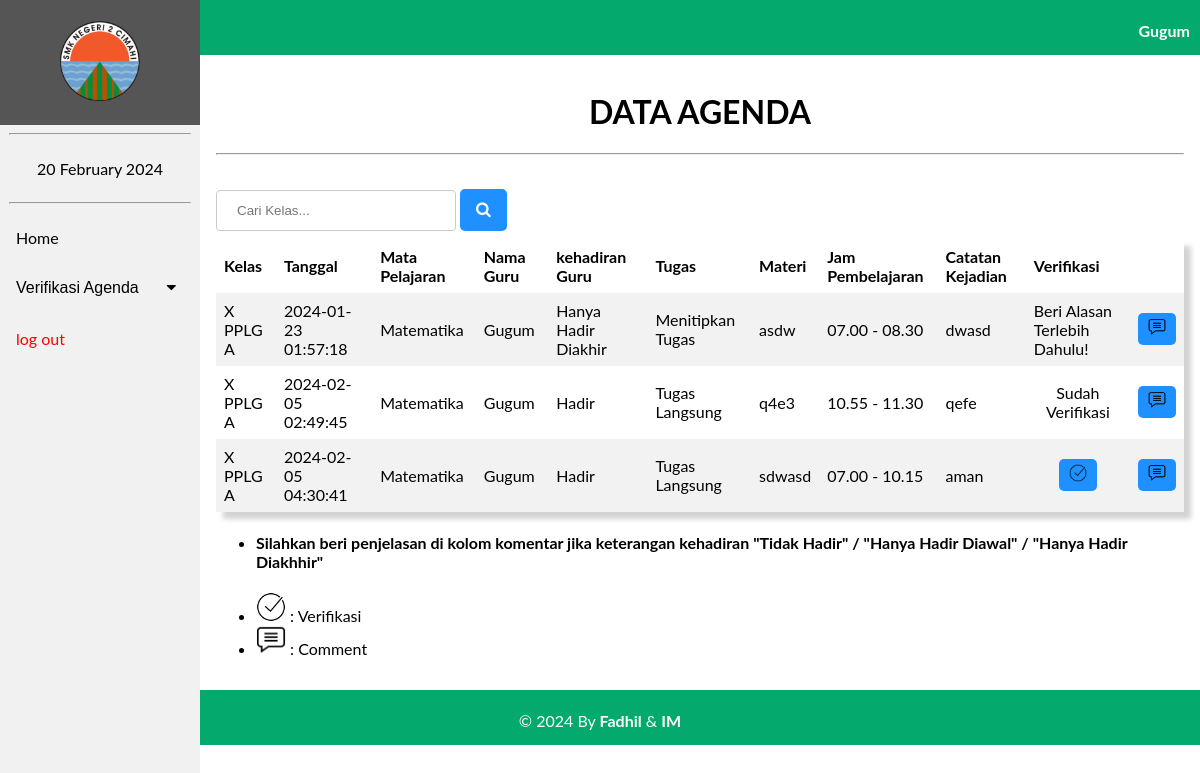
Screenshot of /agenda/verifikasi_semua.php?id=198111032008011005 (signed in) with the database file from the repository.
### tables this page shows
CREATE TABLE `tb_guru` (
  `nip` varchar(18) NOT NULL,
  `id_mapel` varchar(6) NOT NULL,
  `nama_guru` varchar(100) NOT NULL
);

CREATE TABLE `tb_agenda` (
  `id_agenda` int(11) NOT NULL,
  `tgl` timestamp NOT NULL DEFAULT current_timestamp() ON UPDATE current_timestamp(),
  `jam_masuk` varchar(50) NOT NULL,
  `jam_selesai` varchar(50) NOT NULL,
  `nip` varchar(18) NOT NULL,
  `id_kelas` varchar(6) NOT NULL,
  `id_mapel` varchar(6) NOT NULL,
  `tugas` enum('Tugas Langsung','Menitipkan Tugas','Tidak Ada Tugas') NOT NULL,
  `materi` varchar(200) NOT NULL,
  `evaluasi` varchar(200) NOT NULL,
  `kehadiran` enum('Hadir','Tidak Hadir','Hanya Hadir Diakhir','Hanya Hadir Diawal') NOT NULL,
  `verifikasi` varchar(50) NOT NULL,
  `comment` text NOT NULL
);

CREATE TABLE `tb_kelas` (
  `id_kelas` varchar(6) NOT NULL,
  `nama_kelas` varchar(50) NOT NULL
);

CREATE TABLE `tb_mapel` (
  `id_mapel` varchar(6) NOT NULL,
  `nama_mapel` varchar(70) NOT NULL
);

### agenda/verifikasi_semua.php (the view, shortened to what this page needs)
<?php
    include 'koneksi.php';
    $nip = $_GET['id'];
    $sql = "SELECT tb_agenda.id_agenda, tb_mapel.nama_mapel, tb_agenda.materi, tb_agenda.tugas, tb_guru.nama_guru, tb_agenda.kehadiran, tb_kelas.nama_kelas,
    tb_agenda.tgl, tb_agenda.evaluasi, tb_agenda.verifikasi, tb_agenda.jam_masuk, tb_agenda.jam_selesai, tb_agenda.comment FROM tb_agenda INNER JOIN tb_mapel ON tb_agenda.id_mapel = tb_mapel.id_mapel
    INNER JOIN tb_guru ON tb_agenda.nip = tb_guru.nip INNER JOIN tb_kelas ON tb_agenda.id_kelas = tb_kelas.id_kelas WHERE tb_agenda.nip = '$nip'";
    $level = mysqli_query($Conn, $sql);
    $sql1 = "SELECT * FROM tb_guru WHERE nip='$nip'";
    $k = mysqli_query($Conn,$sql1);
?>
<!DOCTYPE html>
<html>
<head>
    <link rel="stylesheet" href="navbar.css">
    <link rel="stylesheet" href="https://cdnjs.cloudflare.com/ajax/libs/font-awesome/4.7.0/css/font-awesome.min.css">
<body>
    <header>
        <div class="sidebar">
            <a href="beranda.php?id=<?= $nip ?>"><center><img src="image/2cmi.PNG" style="width: 80px; padding: 5px;"></center></a>
            <hr  style="width: 90%;">
            <center><a href="#"><?= date("d F Y"); ?></a></center>
            <hr  style="width: 90%;">
            <a href="beranda2.php?id=<?= $nip ?>">Home</a>
            <button class="dropdown-btn">Verifikasi Agenda
            <i class="fa fa-caret-down"></i>
            </button>
            <a style="color: red;"href="logout.php"> log out</button></a>
        </div>
    </header>
    <div class="head">
        <?php
              foreach($k as $nama){ ?>
              <p style="margin-right: 10px;"><b><?= $nama['nama_guru'] ?></b></p>
            <?php
              }
          ?>
    </div>
    <div class="content">
    <center>
<h1>DATA AGENDA</h1><hr> </center>
<br>
<form action="search_verifikasi.php" method="POST">
    <input type="text" name="search" placeholder="Cari Kelas...">
    <button class="btn1" name="submit"><i class="fa fa-search"></i></button>
</form>
<center>
<table style="box-shadow: 7px 7px 5px lightgrey;">
        <tr>
            <th>Kelas</th>
            <th>Tanggal </th>
            <th>Mata Pelajaran</th>
            <th>Nama Guru</th>
            <th>kehadiran Guru</th>
            <th>Tugas </th>
            <th>Materi</th>
            <th>Jam Pembelajaran </th>
            <th>Catatan Kejadian </th>
            <th colspan="2">Verifikasi</th>
        </tr>
    <?php foreach ($level as $row) : ?>
            <tr>
                <td><?= $row["nama_kelas"];?></td>
                <td><?= $row["tgl"];?></td>
                <td><?= $row["nama_mapel"];?></td>
                <td><?= $row["nama_guru"];?></td>
                <td><?= $row["kehadiran"];?></td>
                <td><?= $row["tugas"];?></td>
                <td><?= $row["materi"];?></td>
                <td><?= $row["jam_masuk"]." - ".$row['jam_selesai'];?></td>
                <td><?= $row["evaluasi"];?></td>
                <?php
                    $status = $row['verifikasi'];
                    if($status == "Sudah Verifikasi"){ ?>
                        <td><center><?= $status;?></center></td>
                        <td><a href="comment.php?id=<?= $row["id_agenda"]; ?>&nip=<?= $nip;?>" style="text-decoration: none;""><button class="btn"><img src="image/comment.PNG" width="18px"></button></a></td>
                <?php
                    }else{
                        if($row['kehadiran'] != "Hadir" && $row['comment'] == ""){
                ?>
                    <td>Beri Alasan Terlebih Dahulu!</td>
                    <td><center><a href="comment.php?id=<?= $row["id_agenda"]; ?>&nip=<?= $nip;?>" style="text-decoration: none;""><button class="btn"><img src="image/comment.PNG" width="18px"></button></a></center></td>
                <?php
                        }else{ ?>
                     <td><center><a href="proses_verifikasi.php?id=<?= $row["id_agenda"]; ?>&nip=<?= $nip;?>" style="text-decoration: none;"><button class="btn"><img src="image/ceklis.PNG" width="18px"></button></a></center></td>
                        <td><center><a href="comment.php?id=<?= $row["id_agenda"]; ?>&nip=<?= $nip;?>" style="text-decoration: none;""><button class="btn"><img src="image/comment.PNG" width="18px"></button></button></a></center></td>
                <?php
                        }
                    }
                ?>
            </tr>
            <?php endforeach ;
            ?>
</table>
    </center>
<ul>
    <li>
        <h4>Silahkan beri penjelasan di kolom komentar jika keterangan kehadiran "Tidak Hadir" / "Hanya Hadir Diawal" / "Hanya Hadir Diakhhir"</h4>
    </li>
    <li>
        <img src="image/ceklis.PNG" width="30px"> :
        Verifikasi
    </li>
    <li>
        <img src="image/comment.PNG" width="30px"> :
        Comment
    </li>
</ul>
</div>
<div class="footer">
        <p>&copy; 2024 By <b>Fadhil</b> & <b>IM</b></p>
    </div>

### agenda/navbar.css (style rules this page uses)
body { margin: 0; font-family: "Lato", sans-serif; }
.sidebar { margin: 0; padding: 0; width: 200px; background-color: #f1f1f1; position: fixed; height: 100%; overflow-x: hidden; z-index: 1; }
.sidebar a, .dropdown-btn { display: block; color: black; padding: 16px; text-decoration: none; }
div.content { margin-left: 200px; padding: 16px; min-height: 515px; }
.head { width: 100%; height: 50px; padding-top: 5px; text-align: right; color: white; background-color: #04AA6D; }
.footer { width: 100%; height: 50px; background-color: #04AA6D; bottom: 0; text-align: center; color: white; padding-top: 5px; }
.dropdown-btn { padding: 16px; text-decoration: none; font-size: 16px; color: black; display: block; border: none; background: none; width: 100%; text-align: left; cursor: pointer; outline: none; }
.fa-caret-down { float: right; padding-right: 8px; }

### agenda/verifikasi_semua.php (style rules this page uses)
table { border-collapse: collapse; width: 100%; }
th, td { color: black; text-align: left; padding: 8px; }
tr:nth-child(even) { background-color: #f2f2f2 }
.btn { background-color: DodgerBlue; border: none; border-radius: 5px; color: white; padding: 5px 10px; font-size: 16px; cursor: pointer; }
.btn1 { background-color: DodgerBlue; border: none; border-radius: 5px; color: white; padding: 12px 16px; font-size: 16px; cursor: pointer; }
input[type=text] { width: 240px; padding: 12px 20px; margin: 8px 0; display: inline-block; border: 1px solid #ccc; border-radius: 4px; box-sizing: border-box; }

### rows the page displays
tb_guru: nama_guru "Gugum"
tb_agenda: id_kelas.nama_kelas "X PPLG A", tgl "2024-01-23 01:57:18", id_mapel.nama_mapel "Matematika", tb_guru.nama_guru "Gugum", kehadiran "Hanya Hadir Diakhir", tugas "Menitipkan Tugas", materi "asdw", jam_masuk "07.00", jam_selesai "08.30", evaluasi "dwasd"
tb_agenda: id_kelas.nama_kelas "X PPLG A", tgl "2024-02-05 02:49:45", id_mapel.nama_mapel "Matematika", tb_guru.nama_guru "Gugum", kehadiran "Hadir", tugas "Tugas Langsung", materi "q4e3", jam_masuk "10.55", jam_selesai "11.30", evaluasi "qefe", verifikasi "Sudah Verifikasi"
tb_agenda: id_kelas.nama_kelas "X PPLG A", tgl "2024-02-05 04:30:41", id_mapel.nama_mapel "Matematika", tb_guru.nama_guru "Gugum", kehadiran "Hadir", tugas "Tugas Langsung", materi "sdwasd", jam_masuk "07.00", jam_selesai "10.15", evaluasi "aman"
